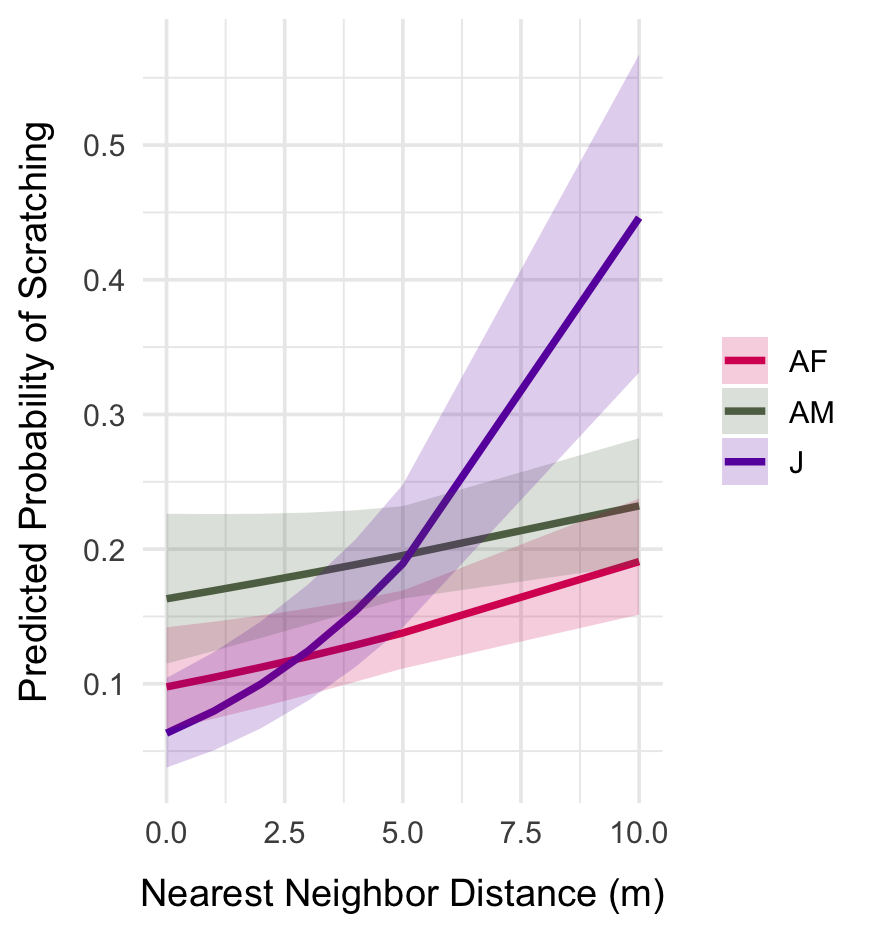

Write R code to recreate this figure.
library(dplyr)
library(ggplot2)
library(ggeffects)
library(emmeans)
library(car)

scratch_data = readRDS("data_final.rds")


model_NN_dist = glm(scratch ~ NN_dist * group, data = scratch_data, family = binomial)
summary(model_NN_dist)
# AF: scratching increases modestly as neighbors are farther away (p ≈ 0.004)
# AM: effect of distance is NS
# J: as neighbors move away, scratching rises sharply (p = 0.0003)

pred_NN_dist = ggpredict(model_NN_dist, terms = c("NN_dist", "group"))

ggplot(pred_NN_dist, aes(x = x, y = predicted, color = group, fill = group)) +
  geom_line(linewidth = 1.2) +
  geom_ribbon(aes(ymin = conf.low, ymax = conf.high), alpha = 0.2, color = NA) +
  labs(
    x = "Nearest Neighbor Distance (m)",
    y = "Predicted Probability of Scratching"
  ) +
  theme_minimal(base_size = 13) +
  group_scales() +
  scale_color_manual(values = group_colors, name = NULL) +
  scale_fill_manual(values = group_colors, name = NULL) +
  theme(
    axis.title.x = element_text(size = 13,
                                margin = margin(t = 10)),
    axis.title.y = element_text(size = 13,
                                margin = margin(r = 10))
  ) 

emtrends(model_NN_dist, ~ group, var = "NN_dist")
pairs(emtrends(model_NN_dist, ~ group, var = "NN_dist"))


Anova(model_NN_dist, type = "III")
# distance is a significant predictor of scratching (p = 0.003)
# group is a significant predictor of scratching (p = 0.006)
# distance and group are significant (p < 0.001)
